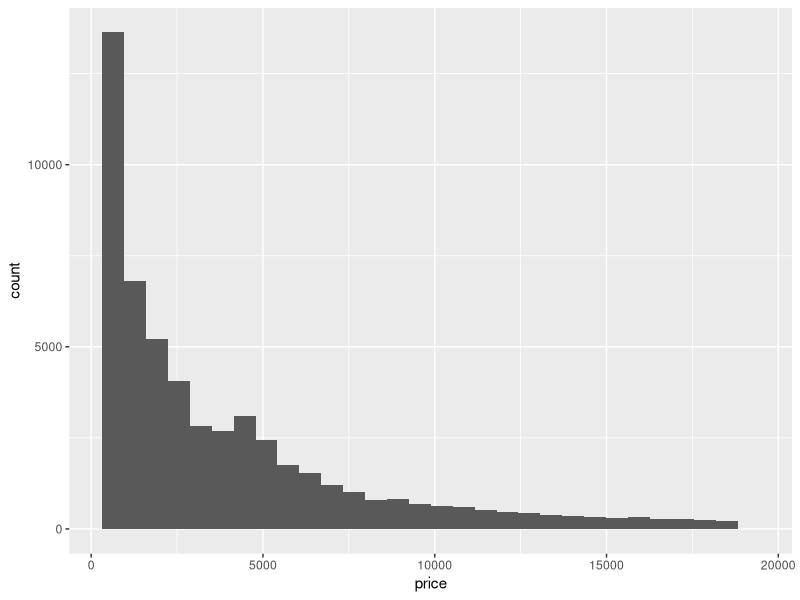
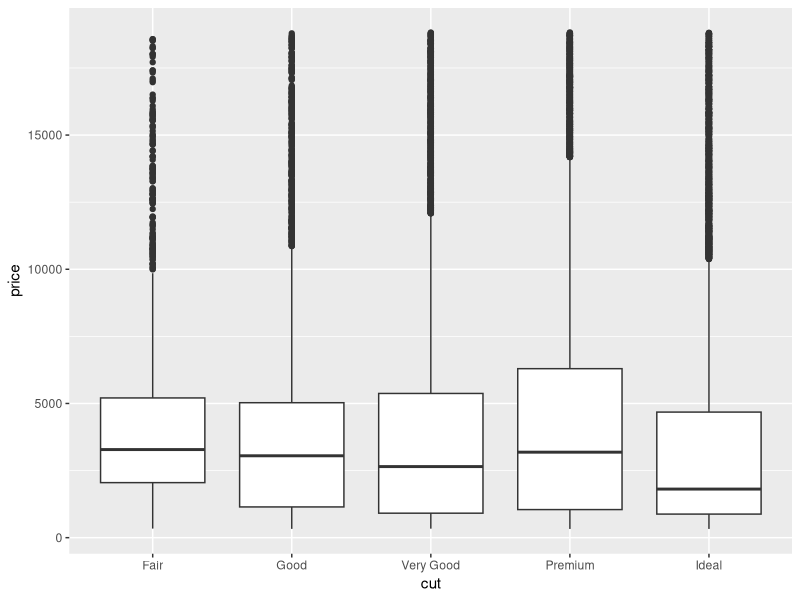
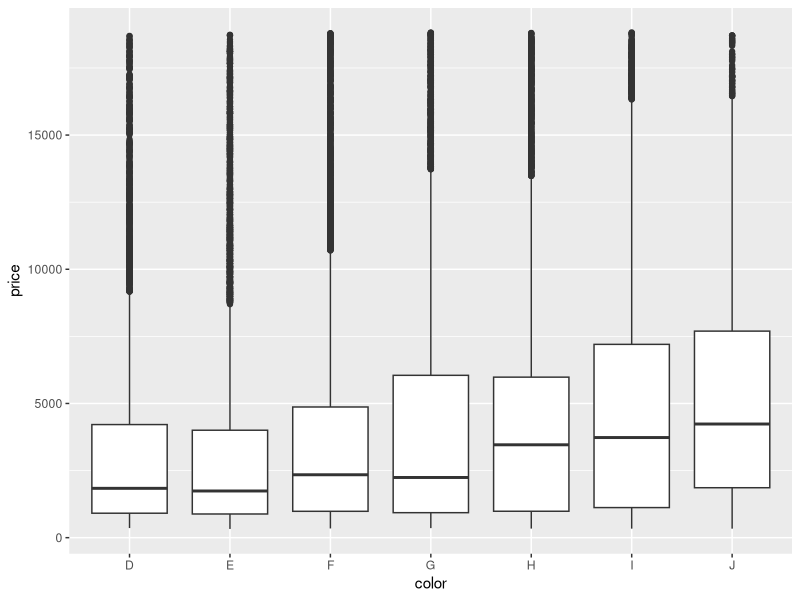
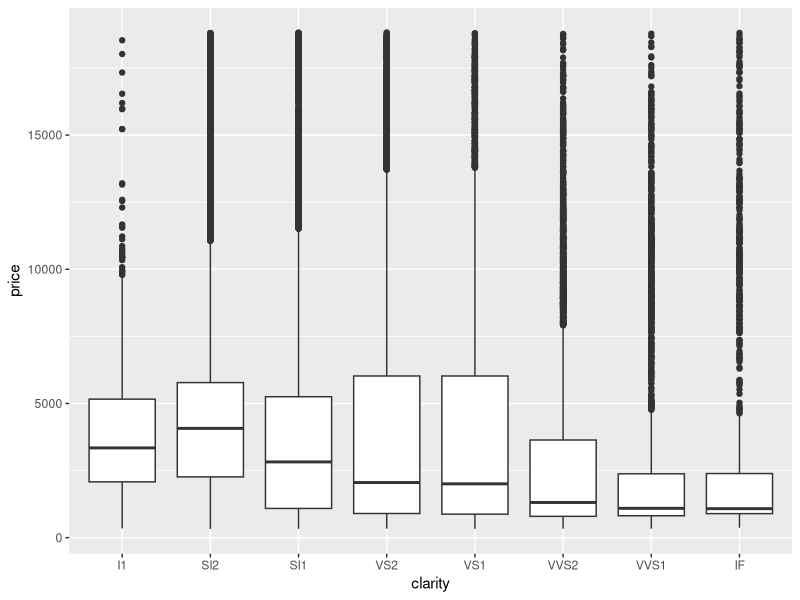
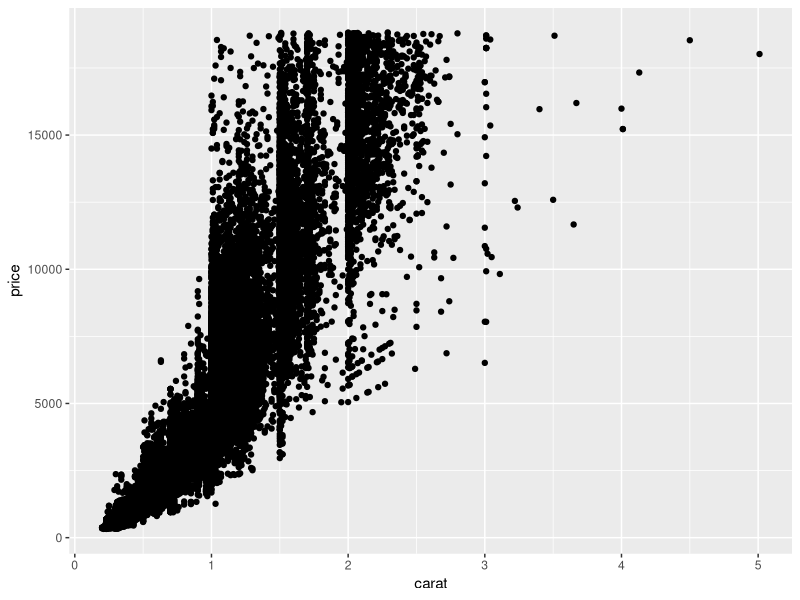
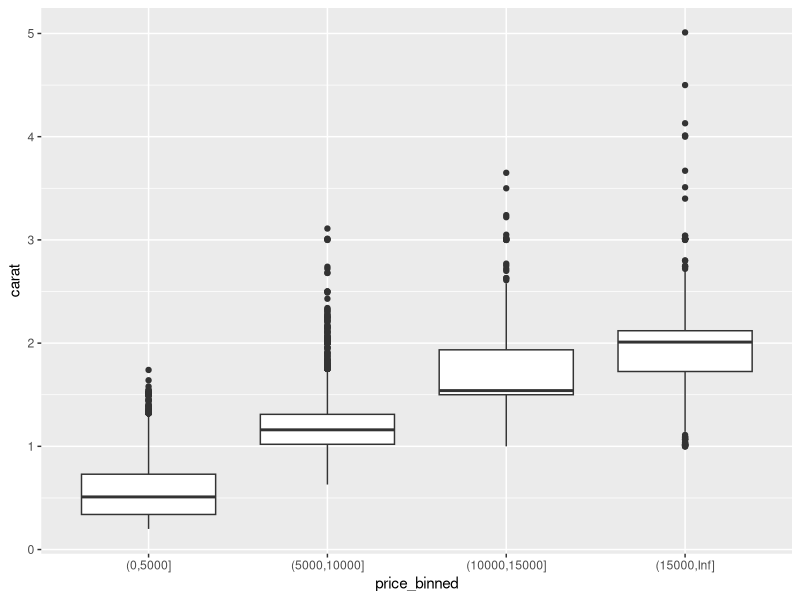

These figures' R source, in order:
## ---- chunk 1
knitr::opts_chunk$set(echo = TRUE)
pdf(NULL)
## ---- chunk 2
library(tidyverse)
## ---- chunk 3
summary(diamonds$price)

diamonds %>% 
  ggplot(aes(price)) +
  geom_histogram()
## ---- chunk 4
diamonds %>% 
  ggplot(aes(x = cut, y = price)) +
  geom_boxplot()

diamonds %>% 
  ggplot(aes(x = color, y = price)) +
  geom_boxplot()

diamonds %>% 
  ggplot(aes(x = clarity, y = price)) +
  geom_boxplot()

diamonds %>% 
  ggplot(aes(x = carat, y = price)) +
  geom_point()
## ---- chunk 5
diamonds %>% 
  mutate(price_binned = cut(price, breaks=c(seq(0, max(price), 5000), Inf), dig.lab=10)) %>% 
  ggplot(aes(x = price_binned, y = carat)) +
  geom_boxplot()
